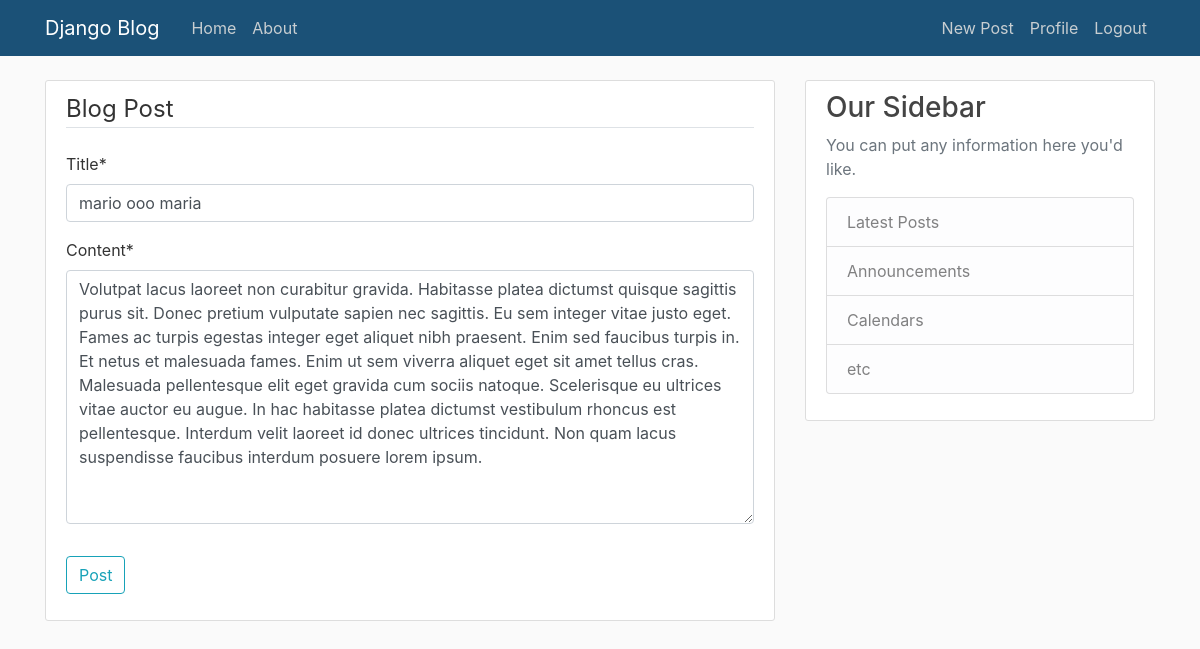
The page /post/13/update (signed in) on the database its author committed.
### blog/models.py (models this page shows, shortened)
class Post(models.Model):
    title = models.CharField(max_length=100)
    content = models.TextField()
    date_posted = models.DateTimeField(default=timezone.now)
    author = models.ForeignKey(User, on_delete=models.CASCADE)

### blog/views.py (the view, shortened to what this page needs)
# urls.py: path('post/<int:pk>/update', PostUpdateView.as_view(), name='post-update'),
class PostUpdateView(LoginRequiredMixin, UserPassesTestMixin, UpdateView):
    model = Post
    fields = ['title', 'content']
    def test_func(self):
        post = self.get_object()
        if self.request.user == post.author:
            return True
        return False

### blog/templates/blog/post_form.html (shortened to what this page needs)
{% extends "blog/base.html" %}
{% load crispy_forms_tags %}
{% block content %}
    <div class="content-section">
        <form method="POST">
            <fieldset class="form-group">
                <legend class="border-bottom mb-4">Blog Post</legend>
                {{ form|crispy }}
            </fieldset>
            <div class="form-group">
                <button class="btn btn-outline-info" type="submit">Post</button>
            </div>
        </form>
    </div>
{% endblock content %}

### blog/static/blog/main.css (style rules this page uses)
body { background: #fafafa; color: #333333; margin-top: 5rem; }
.content-section { background: #ffffff; padding: 10px 20px; border: 1px solid #dddddd; border-radius: 3px; margin-bottom: 20px; }

### rows shown on the page
Post: title "mario ooo maria", content "Volutpat lacus laoreet non curabitur gravida. Habitasse platea dictumst quisque sagittis purus sit. Donec pretium vulputate sapien nec sagittis. Eu sem integer vitae justo eget. Fames ac turpis egestas integer eget aliquet nibh praesent. Enim sed faucibus turpis in. Et netus et malesuada fames. Enim ut sem viverra aliquet eget sit amet tellus cras. Malesuada pellentesque elit eget gravida cum sociis natoque. Scelerisque eu ultrices vitae auctor eu augue. In hac habitasse platea dictumst vestibulum rhoncus est pellentesque. Interdum velit laoreet id donec ultrices tincidunt. Non quam lacus suspendisse faucibus interdum posuere lorem ipsum."
